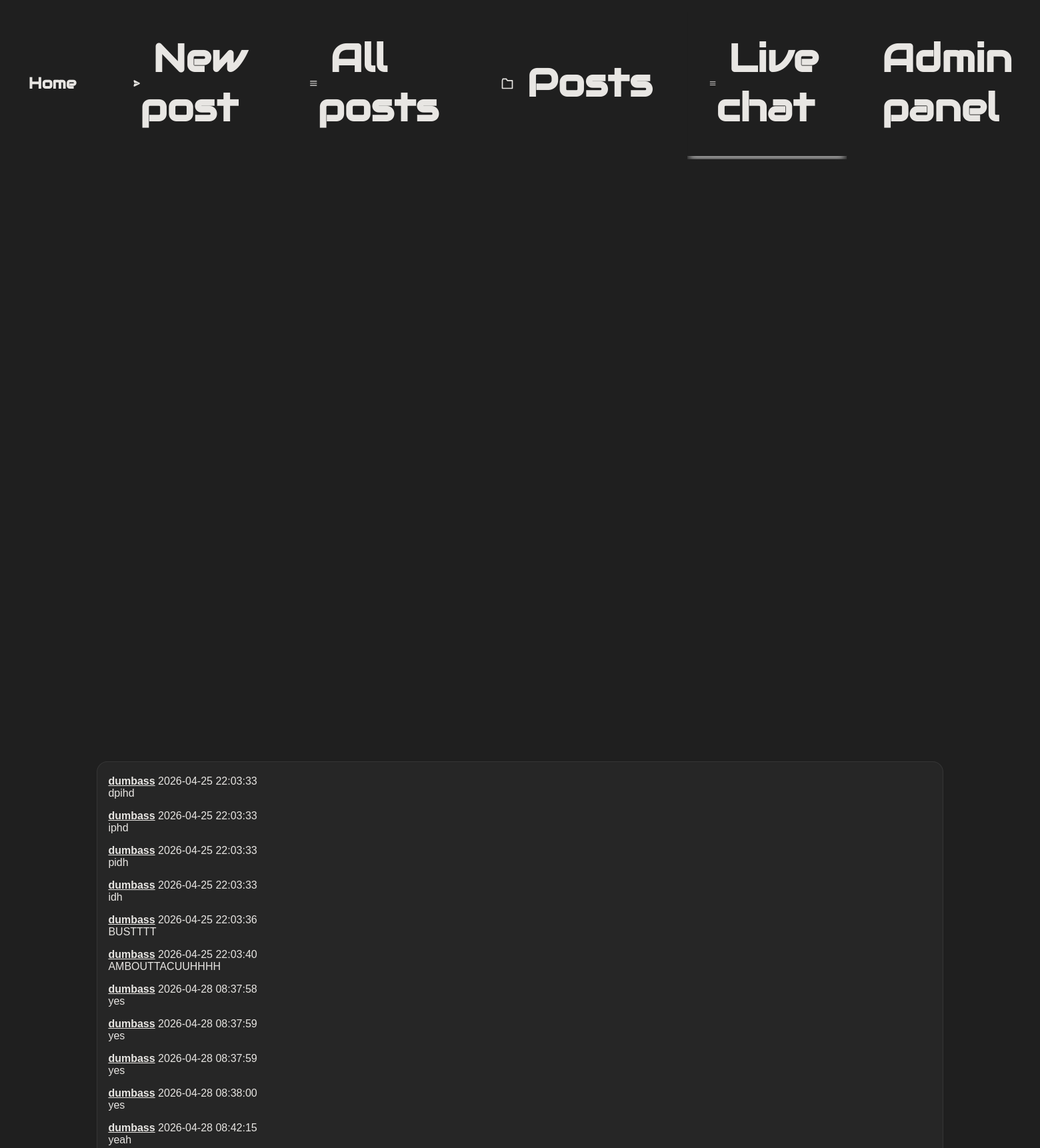
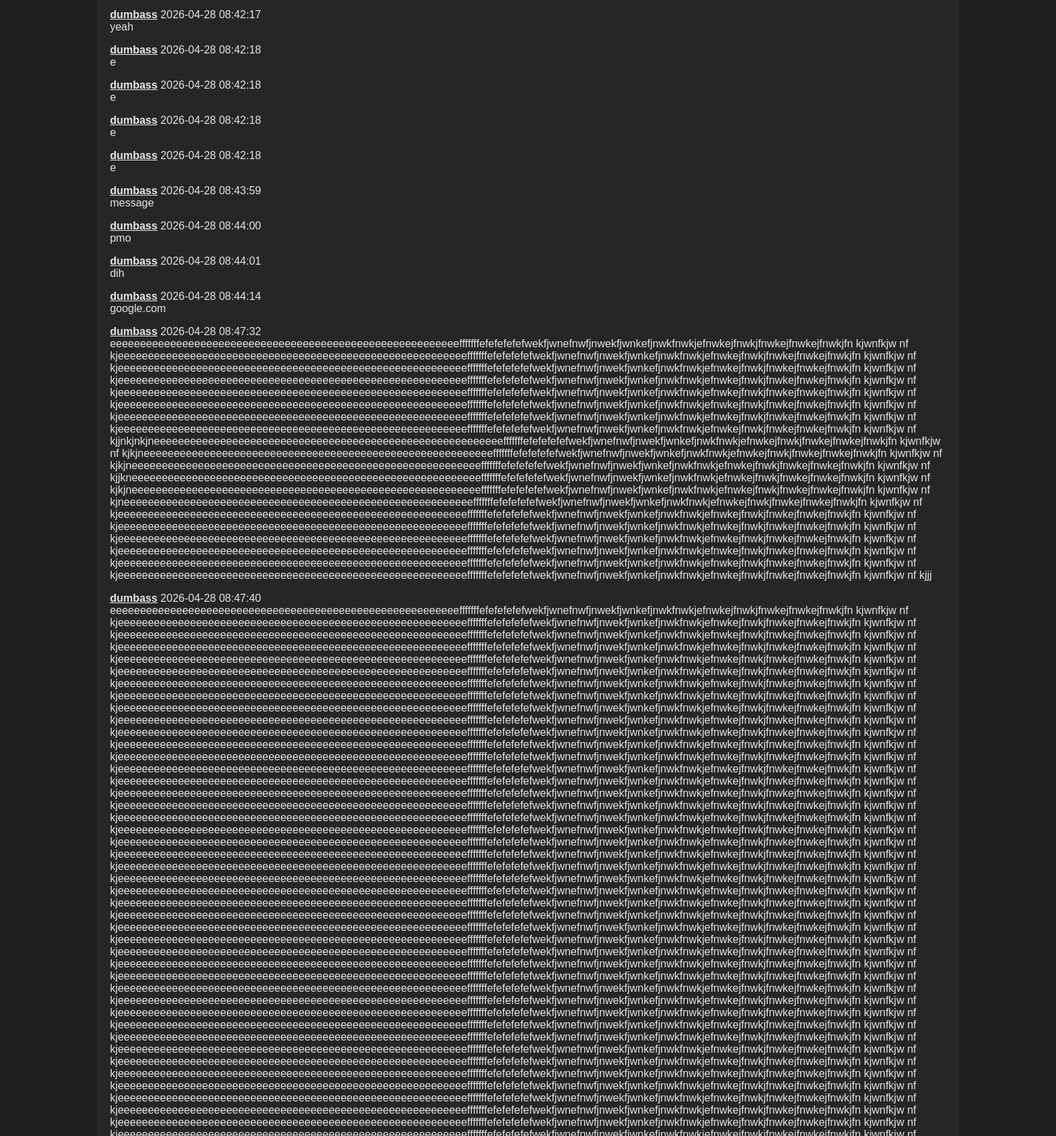
Page /livechat (signed in, upper part) on the committed database (2 pictures, top to bottom).
### tables this page shows
CREATE TABLE chat ("id" INTEGER PRIMARY KEY AUTOINCREMENT, "user_id" INTEGER NOT NULL REFERENCES users(id), "message" TEXT NOT NULL, "time" TEXT NOT NULL);

CREATE TABLE "users" (
    id INTEGER PRIMARY KEY AUTOINCREMENT,
    "name" TEXT UNIQUE,
    password TEXT
, imageurl TEXT, email TEXT);

### app.py (the view)
@app.route("/livechat")
def livechat():
    if "user_id" not in session:
        return redirect(url_for("login"))
    sql = """
        SELECT chat.message, chat.time, users.name
        FROM chat
        JOIN users ON chat.user_id = users.id
        ORDER BY chat.id ASC;
    """
    messages = query_db(sql)
    return render_template("livechat.html", messages=messages)

### app.py (called while the page is built)
def get_db():
    db = getattr(g, "_database", None)
    if db is None:
        db = g._database = sqlite3.connect(DATABASE)
    return db

@app.teardown_appcontext
def close_connection(exception):
    db = getattr(g, "_database", None)
    if db is not None:
        db.close()

def query_db(query, args=(), one=False):
    cur = get_db().execute(query, args)
    rv = cur.fetchall()
    cur.close()
    return (rv[0] if rv else None) if one else rv

### templates/livechat.html (shortened to what this page needs)
{% extends "layout.html" %}
{% block body %}
<div class="chat-centered-content">
    <div id="chat-box" class="chat-box">
        {% for message in messages %}
            <div class="chat-message">
                <div class="chat-meta">
                    <a style="text-decoration:underline; font-weight:600;" href="{{ url_for('userposts', username=message[2]) }}">{{ message[2] }}</a>
                    <span>{{ message[1] }}</span>
                </div>
                <div class="chat-text">{{ message[0] }}</div>
            </div>
        {% endfor %}
    </div>
</div>
{% endblock %}

### static/style.css (style rules this page uses)
:root { --background: #1f1f1f; --box-background: rgba(255, 255, 255, 0.035); --post-background: #2a2a2a; --input-background: rgba(255, 255, 255, 0.05); --font: #e8e6e3; --font-muted: #b0aca4; --coloured-element: #4066ff; --error-red: #ef4444; --sidebar-font-size: 0.8vw; --reply-font: calc(0.5vh + 0.5vw); --reply-line: calc(2vh + 2vw); --navbar-font-size: calc(0.55vh + 0.55vw); --navbar-title-size: 1.5vw; --heading-font: "Audiowide"; --menu-font: "Roboto Mono"; --box-border: 1px solid rgba(255, 255, 255, 0.07); --box-border-radius: 16px; --nav-box-shadow: rgba(226, 226, 226, 0.73); }
body { background: var(--background); color: var(--font); font-family: "Arial"; overflow-x: hidden; overscroll-behavior-x: none; }
.chat-centered-content { display: flex; flex-direction: column; align-items: center; margin-top: 10vh; gap: 2vh; }
.chat-box { background: var(--box-background); border: var(--box-border); width: 80%; padding: 1em; margin-top: 0; gap: 1em; height: 50vh; overflow-y: auto; display: flex; flex-direction: column; border-radius: var(--box-border-radius) }

### rows in the picture
chat: name "dumbass", time "2026-04-25 22:03:33", message "dpihd"
chat: name "dumbass", time "2026-04-25 22:03:33", message "iphd"
chat: name "dumbass", time "2026-04-25 22:03:33", message "pidh"
chat: name "dumbass", time "2026-04-25 22:03:33", message "idh"
chat: name "dumbass", time "2026-04-25 22:03:36", message "BUSTTTT"
chat: name "dumbass", time "2026-04-25 22:03:40", message "AMBOUTTACUUHHHH"
chat: name "dumbass", time "2026-04-28 08:37:58", message "yes"
chat: name "dumbass", time "2026-04-28 08:37:59", message "yes"
chat: name "dumbass", time "2026-04-28 08:37:59", message "yes"
chat: name "dumbass", time "2026-04-28 08:38:00", message "yes"
chat: name "dumbass", time "2026-04-28 08:42:15", message "yeah"
chat: name "dumbass", time "2026-04-28 08:42:17", message "yeah"
chat: name "dumbass", time "2026-04-28 08:42:18", message "e"
chat: name "dumbass", time "2026-04-28 08:42:18", message "e"
chat: name "dumbass", time "2026-04-28 08:42:18", message "e"
chat: name "dumbass", time "2026-04-28 08:42:18", message "e"
chat: name "dumbass", time "2026-04-28 08:43:59", message "message"
chat: name "dumbass", time "2026-04-28 08:44:00", message "pmo"
chat: name "dumbass", time "2026-04-28 08:44:01", message "dih"
chat: name "dumbass", time "2026-04-28 08:44:14", message "google.com"
chat: name "dumbass", time "2026-04-28 08:47:32", message "eeeeeeeeeeeeeeeeeeeeeeeeeeeeeeeeeeeeeeeeeeeeeeeeeeeeeeeeeefffffffefefefefefwekfjwnefnwfjnwekfjwnkefjnwkfnwkjefnwkejfnwkjfnwkejfnwkejfnwkjfn kjwnfkjw nf kjeeeeeeeeeeeeeeeeeeeeeeeeeeeeeeeeeeeeeeeeeeeeeeeeeeeeeeeeeefffffffefefefefefwekfjwnefnwfjnwekfjwnkefjnwkfnwkjefnwkejfnwkjfnwkejfnwkejfnwkjfn kjwnfkjw nf kjeeeeeeeeeeeeeeeeeeeeeeeeeeeeeeeeeeeeeeeeeeeeeeeeeeeeeeeeeefffffffefefefefefwekfjwnefnwfjnwekfjwnkefjnwkfnwkjefnwkejfnwkjfnwkejfnwkejfnwkjfn kjwnfkjw nf kjeeeeeeeeeeeeeeeeeeeeeeeeeeeeeeeeeeeeeeeeeeeeeeeeeeeeeeeeeefffffffefefefefefwekfjwnefnwfjnwekfjwnkefjnwkfnwkjefnwkejfnwkjfnwkejfnwkejfnwkjfn kjwnfkjw nf…"
chat: name "dumbass", time "2026-04-28 08:47:40"
